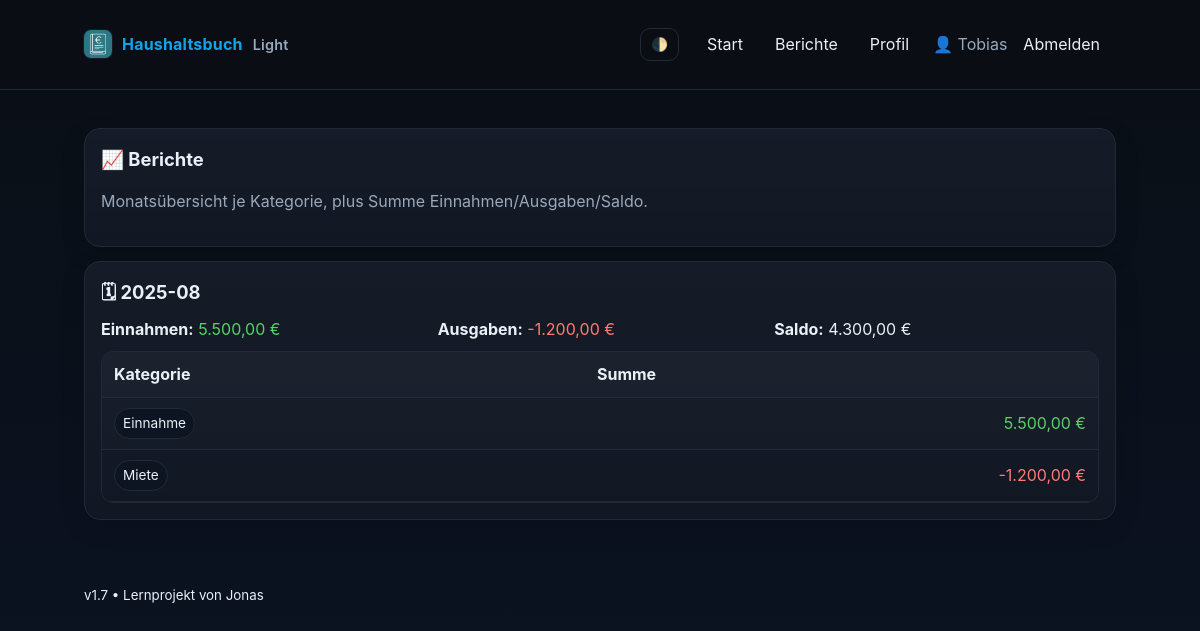
Screenshot of /reports (signed in) with the database file from the repository.
### tables this page shows
CREATE TABLE users (
              id INTEGER PRIMARY KEY AUTOINCREMENT,
              email TEXT UNIQUE NOT NULL,
              name TEXT NOT NULL,
              password_hash TEXT NOT NULL,
              created_at TEXT DEFAULT CURRENT_TIMESTAMP
            , is_admin INTEGER DEFAULT 0);

CREATE TABLE entries (
                id INTEGER PRIMARY KEY AUTOINCREMENT,
                date TEXT NOT NULL,
                category TEXT NOT NULL,
                amount REAL NOT NULL,
                note TEXT,
                created_at TEXT DEFAULT CURRENT_TIMESTAMP
            , user_id INTEGER REFERENCES users(id));

### app.py (the view)
@app.get("/reports")
@login_required
def reports():
    init_db()
    with get_conn() as conn:
        rows = conn.execute("""
            SELECT substr(date,1,7) AS ym, category, SUM(amount) AS total
            FROM entries
            WHERE user_id=?
            GROUP BY ym, category
            ORDER BY ym DESC, category
        """, (current_user.id,)).fetchall()
        monthly = {}
        for r in rows:
            ym = r["ym"]; cat = r["category"]; val = float(r["total"])
            monthly.setdefault(ym, {})[cat] = val
        sums = conn.execute("""
            SELECT substr(date,1,7) AS ym,
                   COALESCE(SUM(CASE WHEN amount>0 THEN amount END),0) AS income,
                   COALESCE(SUM(CASE WHEN amount<0 THEN amount END),0) AS expense
            FROM entries
            WHERE user_id=?
            GROUP BY ym
            ORDER BY ym DESC
        """, (current_user.id,)).fetchall()
        totals = {r["ym"]: {"income": float(r["income"]), "expense": float(r["expense"]), "balance": float(r["income"])+float(r["expense"])} for r in sums}
    return render_template("reports.html", monthly=monthly, totals=totals, app_name="Haushaltsbuch")

### app.py (called while the page is built)
@login_manager.user_loader
def load_user(user_id: str):
    u = get_user_by_id(user_id)
    return DBUser(u["id"], u["email"], u["name"], u.get("is_admin",0)) if u else None

def get_conn():
    conn = sqlite3.connect(DB_PATH); conn.row_factory = sqlite3.Row; return conn

def bootstrap_admin_if_configured():
    if not ADMIN_EMAIL: return
    with get_conn() as conn:
        row = conn.execute("SELECT id FROM users WHERE email = ?", (ADMIN_EMAIL.lower().strip(),)).fetchone()
        if row: conn.execute("UPDATE users SET is_admin = 1 WHERE id = ?", (row["id"],))

def get_user_by_id(user_id):
    with get_conn() as conn:
        r = conn.execute("SELECT * FROM users WHERE id = ?", (user_id,)).fetchone()
        return dict(r) if r else None

@app.template_filter("euro")
def format_euro(value) -> str:
    try: v = float(value)
    except Exception: return str(value)
    sign = "-" if v < 0 else ""; v = abs(v)
    s = f"{v:,.2f}".replace(",", "X").replace(".", ",").replace("X", ".")
    return f"{sign}{s}"

### templates/reports.html
{% extends "base.html" %}
{% block content %}
<section class="card">
  <h2>📈 Berichte</h2>
  <p class="muted">Monatsübersicht je Kategorie, plus Summe Einnahmen/Ausgaben/Saldo.</p>
</section>
{% if totals %}
  {% for ym, sums in totals.items() %}
    <section class="card">
      <h2>🗓 {{ ym }}</h2>
      <div class="summary">
        <div><strong>Einnahmen:</strong> <span class="pos">{{ sums.income|euro }} €</span></div>
        <div><strong>Ausgaben:</strong> <span class="neg">{{ sums.expense|euro }} €</span></div>
        <div><strong>Saldo:</strong> {{ sums.balance|euro }} €</div>
      </div>
      {% set cats = monthly.get(ym) %}
      {% if cats %}
        <div class="table-wrapper" style="margin-top:10px;">
          <table class="table">
            <thead>
              <tr>
                <th>Kategorie</th>
                <th class="right">Summe</th>
              </tr>
            </thead>
            <tbody>
              {% for cat, val in cats.items() %}
                <tr>
                  <td><span class="badge">{{ cat }}</span></td>
                  <td class="right {{ 'neg' if val < 0 else 'pos' }}">{{ val|euro }} €</td>
                </tr>
              {% endfor %}
            </tbody>
          </table>
        </div>
      {% else %}
        <p class="muted">Keine Einträge in diesem Monat.</p>
      {% endif %}
    </section>
  {% endfor %}
{% else %}
  <section class="card">
    <p class="muted">Noch keine Daten für Berichte vorhanden.</p>
  </section>
{% endif %}
{% endblock %}

### templates/base.html (shortened to what this page needs)
<!doctype html>
<html lang="de" data-menu-open="false">
<head>
  <link rel="stylesheet" href="{{ url_for('static', filename='styles.css') }}?v=17">
</head>
<body>
  <header class="site-header">
    <div class="container header-inner">
      <a href="{{ url_for('home') }}" class="brand-wrap">
        <img class="brand-logo" src="{{ url_for('static', filename='icons/icon-192.png') }}" alt="" />
        <div class="brand">
          {{ app_name or "Haushaltsbuch" }}
          <span class="brand-sub">Light</span>
        </div>
      </a>
      <button class="theme-toggle" id="themeToggle" aria-label="Darstellung wechseln">🌓</button>
      <nav class="nav desktop-only">
        {% if current_user.is_authenticated %}
          <a href="{{ url_for('home') }}" class="nav-link">Start</a>
          <a href="{{ url_for('reports') }}" class="nav-link">Berichte</a>
          <a href="{{ url_for('profile') }}" class="nav-link">Profil</a>
          <span class="nav-user">👤 {{ current_user.name }}</span>
          <a href="{{ url_for('logout') }}" class="nav-link">Abmelden</a>
        {% else %}
          <a href="{{ url_for('login') }}" class="nav-link">Anmelden</a>
          <a href="{{ url_for('register') }}" class="nav-link">Registrieren</a>
        {% endif %}
      </nav>
    </div>
  </header>
  <main class="container">
    {% block content %}{% endblock %}
  </main>
  <footer class="site-footer">
    <div class="container">
      <small>v1.7 • Lernprojekt von Jonas</small>
    </div>
  </footer>
</body>
</html>

### static/styles.css (style rules this page uses)
:root { --bg:#0a0f15; --card:#111723; --muted:#9aa8bb; --text:#eaf0f7; --brand:#0ea5e9; --brand-2:#22d3ee; --ok:#56d364; --warn:#fbbf24; --err:#ff7b72; --btn:#1b2432; --btn-hover:#263146; --border:#202a39; --danger:#2a1313; --danger-border:#5a1f1f; }
* { box-sizing:border-box }
html,body { margin:0;padding:0;background:linear-gradient(180deg,#0a0f15 0%,#0b1220 100%); color:var(--text); font-family:'Inter',system-ui,Segoe UI,Roboto,Arial; font-size:clamp(15px,1vw+12px,18px); line-height:1.55; }
a { color:var(--brand);text-decoration:none }
.container { max-width:1200px;width:90%;margin:0 auto;padding:clamp(12px,2vw,24px) }
.site-header { position:sticky;top:0;z-index:40;background:rgba(10,15,21,.7);backdrop-filter:blur(8px);border-bottom:1px solid var(--border) }
.header-inner { display:flex;align-items:center;gap:12px }
.brand-wrap { display:flex;align-items:center;gap:10px;margin-right:auto }
.brand-logo { width:28px;height:28px;border-radius:7px;box-shadow:0 0 0 1px rgba(255,255,255,.06) }
.brand { font-weight:700;letter-spacing:.2px;font-size:clamp(1rem,1.2vw+0.8rem,1.3rem) }
.brand-sub { display:inline-block;margin-left:6px;font-weight:600;font-size:.9rem;color:var(--muted) }
.nav .nav-link { margin:0 6px;padding:8px 10px;border-radius:10px;color:var(--text) }
.nav-user { margin-left:8px;color:var(--muted) }
.theme-toggle { border:1px solid var(--border);background:transparent;border-radius:10px;color:var(--text);padding:8px 10px;cursor:pointer;margin-left:6px }
.desktop-only { display:flex;align-items:center }
.card { background:linear-gradient(180deg, rgba(255,255,255,.02), transparent), var(--card); border:1px solid var(--border);border-radius:16px;padding:16px;margin:14px 0;box-shadow:0 8px 24px rgba(0,0,0,.15) }
.card h2 { margin:0 0 10px 0;font-size:1.15rem;display:flex;align-items:center;gap:8px }
.muted { color:var(--muted) }
.table-wrapper { overflow:auto;border:1px solid var(--border);border-radius:12px }
.table { width:100%;border-collapse:collapse }
.table th,.table td { padding:10px 12px;border-bottom:1px solid var(--border) }
.table thead th { font-weight:700;text-align:left;background:rgba(255,255,255,.03);position:sticky;top:0 }
.table tbody tr:nth-child(odd) { background:rgba(255,255,255,.01) }
.table td.right { text-align:right }
.pos { color:var(--ok) }
.neg { color:var(--err) }
.badge { display:inline-block;padding:4px 8px;border-radius:999px;border:1px solid var(--border);background:#0e1522;color:var(--text);font-size:.85rem }
.summary { display:grid;grid-template-columns:repeat(auto-fit,minmax(200px,1fr));gap:12px;margin:8px 0 2px }

### rows the page displays
users: name "Tobias"
entries: category "Einnahme", val "5.500,00"
entries: category "Miete", val "-1.200,00"

### other values shown
{{ app_name or "Haushaltsbuch" }} "Haushaltsbuch"
{{ ym }} "2025-08"
{{ sums.income|euro }} "5.500,00"
{{ sums.expense|euro }} "-1.200,00"
{{ sums.balance|euro }} "4.300,00"
